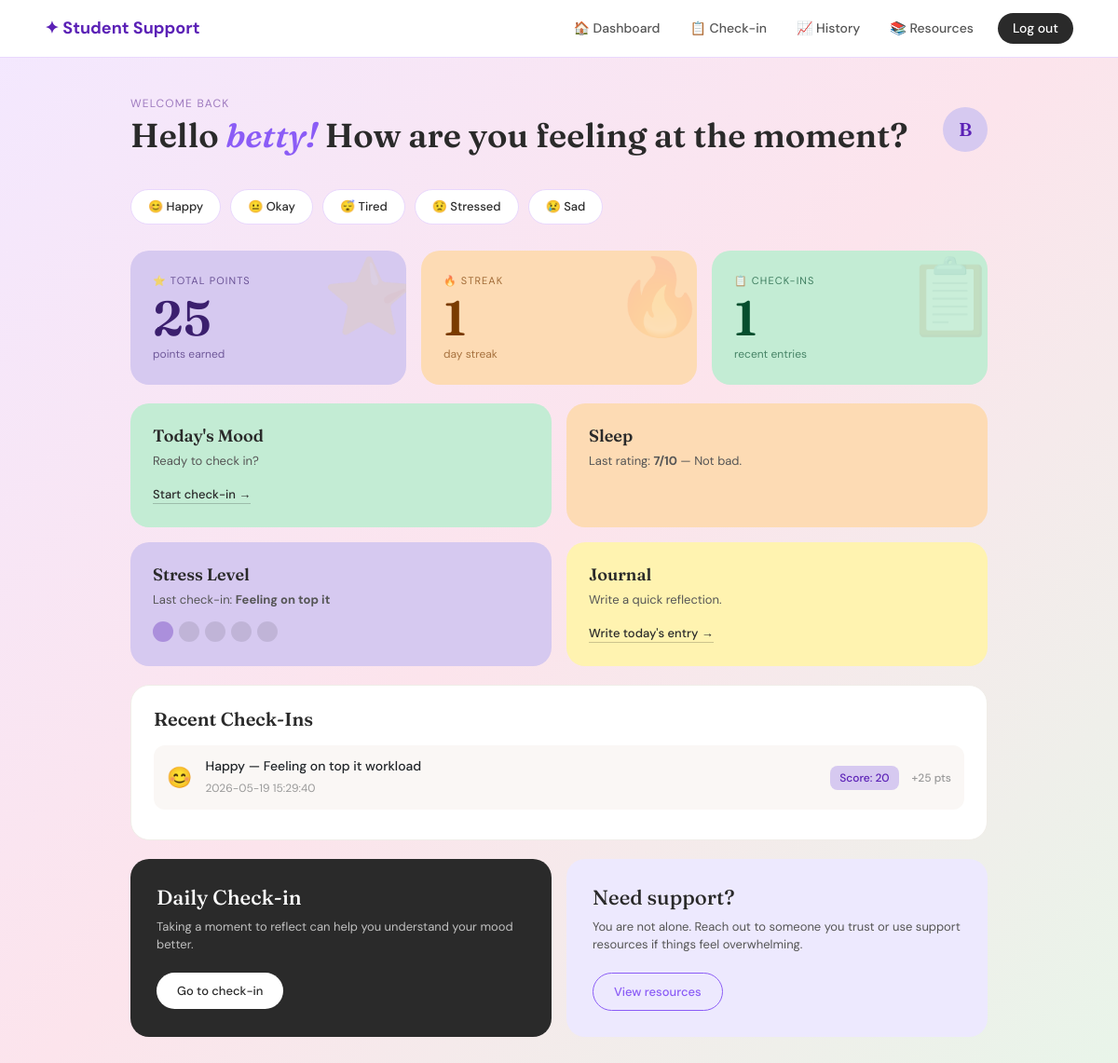
The app's page /dashboard (signed in) with its own data.
### tables this page shows
CREATE TABLE user_stats (
            id INTEGER PRIMARY KEY AUTOINCREMENT,
            user_id INTEGER UNIQUE NOT NULL,
            total_points INTEGER DEFAULT 0,
            current_streak INTEGER DEFAULT 0,
            last_checkin_date TEXT,
            FOREIGN KEY (user_id) REFERENCES users(id)
        );

CREATE TABLE checkins (
            id INTEGER PRIMARY KEY AUTOINCREMENT,
            user_id INTEGER,
            mood TEXT,
            academic TEXT,
            workload TEXT,
            social TEXT,
            financial TEXT,
            sleep TEXT,
            rating INTEGER,
            score INTEGER,
            points_earned INTEGER DEFAULT 0,
            date TIMESTAMP DEFAULT CURRENT_TIMESTAMP,
            FOREIGN KEY (user_id) REFERENCES users(id)
        );

### app.py (the view)
@app.route("/dashboard")
def dashboard():
    if "user_id" not in session:
        return redirect(url_for("login"))
    conn = get_db_connection()
    stats = conn.execute(
        "SELECT * FROM user_stats WHERE user_id = ?", (session["user_id"],)
    ).fetchone()
    recent_checkins = conn.execute(
        "SELECT * FROM checkins WHERE user_id = ? ORDER BY date DESC LIMIT 5",
        (session["user_id"],)
    ).fetchall()
    conn.close()
    return render_template("dashboard.html",
        username=session["username"],
        stats=stats,
        recent_checkins=recent_checkins
    )

### app.py (called while the page is built)
def get_db_connection():
    conn = sqlite3.connect("wellbeing.db")
    conn.row_factory = sqlite3.Row
    return conn

### templates/dashboard.html (shortened to what this page needs)
{% extends "base.html" %}
{% block content %}
<div class="dashboard-wrapper">
  <div class="dashboard-header">
    <div>
      <p class="small-text">Welcome back</p>
      <h1>Hello <em>{{ username }}!</em> How are you feeling at the moment?</h1>
    </div>
    <div class="profile-circle">{{ username[0] | upper }}</div>
  </div>
  <div class="mood-row">
    <a href="{{ url_for('checkin') }}" class="mood-pill">😊 Happy</a>
    <a href="{{ url_for('checkin') }}" class="mood-pill">😐 Okay</a>
    <a href="{{ url_for('checkin') }}" class="mood-pill">😴 Tired</a>
    <a href="{{ url_for('checkin') }}" class="mood-pill">😟 Stressed</a>
    <a href="{{ url_for('checkin') }}" class="mood-pill">😢 Sad</a>
  </div>
  <div class="stats-row">
    <div class="stat-card card-purple">
      <div class="stat-label">⭐ Total Points</div>
      <div class="stat-num">{{ stats.total_points if stats else 0 }}</div>
      <div class="stat-sub">points earned</div>
      <div class="stat-deco">⭐</div>
    </div>
    <div class="stat-card card-peach">
      <div class="stat-label">🔥 Streak</div>
      <div class="stat-num">{{ stats.current_streak if stats else 0 }}</div>
      <div class="stat-sub">day streak</div>
      <div class="stat-deco">🔥</div>
    </div>
    <div class="stat-card card-green">
      <div class="stat-label">📋 Check-ins</div>
      <div class="stat-num">{{ recent_checkins | length }}</div>
      <div class="stat-sub">recent entries</div>
      <div class="stat-deco">📋</div>
    </div>
  </div>
  <div class="dashboard-grid">
    <div class="dash-card green-card">
      <h3>Today's Mood</h3>
      <p>Ready to check in?</p>
      <a href="{{ url_for('checkin') }}">Start check-in →</a>
    </div>
    <div class="dash-card orange-card">
      <h3>Sleep</h3>
      {% if recent_checkins %}
        {% set last = recent_checkins[0] %}
        <p>Last rating: <strong>{{ last.rating }}/10</strong> —
          {% if last.rating >= 8 %}Great night!
          {% elif last.rating >= 5 %}Not bad.
          {% else %}Could be better.{% endif %}
        </p>
      {% else %}
        <p>Track how rested you feel.</p>
      {% endif %}
    </div>
    <div class="dash-card purple-card">
      <h3>Stress Level</h3>
      {% if recent_checkins %}
        {% set last = recent_checkins[0] %}
        <p>Last check-in: <strong>{{ last.workload | capitalize if last.workload else '—' }}</strong></p>
        <div class="stress-dots">
          {% set level = 3 if last.workload == 'high' else (2 if last.workload == 'medium' else 1) %}
          {% for i in range(5) %}
            <div class="stress-dot {% if i < level %}filled{% endif %}"></div>
          {% endfor %}
        </div>
      {% else %}
        <p>Notice your stress patterns.</p>
        <div class="stress-dots">
          {% for i in range(5) %}<div class="stress-dot"></div>{% endfor %}
        </div>
      {% endif %}
    </div>
    <div class="dash-card yellow-card">
    <h3>Journal</h3>
    <p>Write a quick reflection.</p>
    <a href="{{ url_for('journal') }}">Write today's entry →</a>
</div>
  </div>
  <div class="history-card">
    <h3>Recent Check-Ins</h3>
    {% if recent_checkins %}
      {% for c in recent_checkins %}
      <div class="checkin-row">
        <div class="mood-emoji">
          {% if c.mood == 'happy' %}😊
          {% elif c.mood == 'okay' %}😐
          {% elif c.mood == 'tired' %}😴
          {% elif c.mood == 'stressed' %}😟
          {% else %}😢{% endif %}
        </div>
        <div class="info">
          <strong>{{ c.mood | capitalize }} — {{ c.workload | capitalize if c.workload else 'N/A' }} workload</strong>
          <span>{{ c.date }}</span>
        </div>
        <div class="score-badge">Score: {{ c.score }}</div>
        <div class="pts-badge">+{{ c.points_earned }} pts</div>
      </div>
      {% endfor %}
    {% else %}
      <div class="empty-state">
        No check-ins yet — <a href="{{ url_for('checkin') }}">start your first one!</a>
      </div>
    {% endif %}
  </div>
  <div class="bottom-grid">
    <div class="daily-card">
      <h2>Daily Check-in</h2>
      <p>Taking a moment to reflect can help you understand your mood better.</p>
      <a href="{{ url_for('checkin') }}" class="dark-btn">Go to check-in</a>
    </div>
    <div class="support-card">
      <h2>Need support?</h2>
      <p>You are not alone. Reach out to someone you trust or use support resources if things feel overwhelming.</p>
      <a href="{{ url_for('resources') }}" class="outline-btn">View resources</a>
    </div>
  </div>
</div>
{% endblock %}

### templates/base.html (shortened to what this page needs)
<!DOCTYPE html>
<html lang="en">
<head>
    <link href="https://cdn.jsdelivr.net/npm/bootstrap@5.3.0/dist/css/bootstrap.min.css" rel="stylesheet">
</head>
<body>
    {% if session.get('user_id') %}
    <nav class="navbar navbar-expand-lg">
        <div class="container-fluid px-4">
            <a class="navbar-brand" href="/dashboard">✦ Student Support</a>
            <div class="collapse navbar-collapse" id="navbarNav">
                <ul class="navbar-nav ms-auto align-items-center gap-1">
                    <li class="nav-item">
                        <a class="nav-link" href="/dashboard">🏠 Dashboard</a>
                    </li>
                    <li class="nav-item">
                        <a class="nav-link" href="/checkin">📋 Check-in</a>
                    </li>
                    <li class="nav-item">
                        <a class="nav-link" href="/view-checkins">📈 History</a>
                    </li>
                    <li class="nav-item">
                        <a class="nav-link" href="/resources">📚 Resources</a>
                    </li>
                    <li class="nav-item ms-2">
                        <a class="nav-link nav-logout" href="/logout">Log out</a>
                    </li>
                </ul>
            </div>
        </div>
    </nav>
    {% endif %}
    {% block content %}
    {% endblock %}
</body>
</html>

### templates/base.html (style rules this page uses)
body { background: linear-gradient(135deg, #f3e8ff 0%, #fce4ec 50%, #e8f5e9 100%); min-height: 100vh; }
.navbar { background: white !important; border-bottom: 1px solid #E9D8FD; padding: 12px 24px; }
.navbar-brand { font-weight: 700; color: #5B21B6 !important; font-size: 18px; }
.nav-link { color: #555 !important; font-size: 14px; font-weight: 500; padding: 6px 14px !important; border-radius: 20px; transition: all 0.2s; }
.nav-logout { background: #2a2a2a; color: white !important; border-radius: 20px; padding: 6px 16px !important; }

### records on screen
user_stats: total_points "25", current_streak "1"
checkins: rating "7", workload "Feeling on top it", mood "Happy", date "2026-05-19 15:29:40", score "20", points_earned "25"

### other values on screen
{{ username }} "betty"
{{ username[0] | upper }} "B"
{{ recent_checkins | length }} "1"
